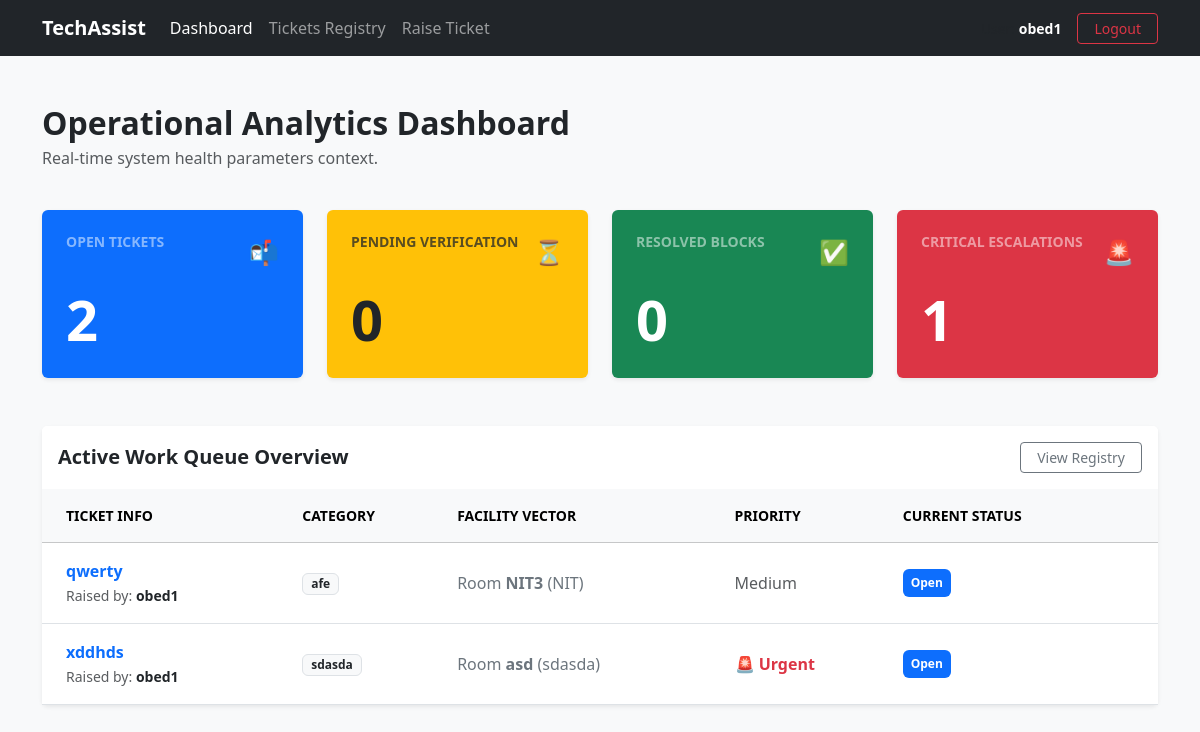
Screenshot of / (signed in) with the database file from the repository.
### tickets/models.py (models this page shows, shortened)
class Ticket(models.Model):
    STATUS_CHOICES = [
        ('OPEN', 'Open'),
        ('IN_PROGRESS', 'In Progress'),
        ('PENDING', 'Pending'),
        ('RESOLVED', 'Resolved'),
        ('CLOSED', 'Closed'),
    ]
    PRIORITY_CHOICES = [
        ('LOW', 'Low'),
        ('MEDIUM', 'Medium'),
        ('HIGH', 'High'),
        ('URGENT', 'Urgent'),
    ]
    title = models.CharField(max_length=250)
    description = models.TextField()
    category = models.CharField(max_length=100)  # Hardware, Network, Software etc.
    building = models.CharField(max_length=100)
    room_number = models.CharField(max_length=50)
    priority = models.CharField(max_length=10, choices=PRIORITY_CHOICES, default='MEDIUM')
    status = models.CharField(max_length=20, choices=STATUS_CHOICES, default='OPEN')
    created_by = models.ForeignKey(User, on_delete=models.CASCADE, related_name='tickets_created')
    assigned_to = models.ForeignKey(User, on_delete=models.SET_NULL, null=True, blank=True, related_name='tickets_assigned')
    created_at = models.DateTimeField(auto_now_add=True)
    updated_at = models.DateTimeField(auto_now=True)

### tickets/views.py (the view)
# urls.py: path('', HomePageView.as_view(), name='home'),
class HomePageView(LoginRequiredMixin, ListView):
    model = Ticket
    template_name = 'home.html'
    context_object_name = 'dashboard_tickets'
    def get_context_data(self, **kwargs):
        context = super().get_context_data(**kwargs)
        user = self.request.user
        if user.is_superuser:
            base_qs = Ticket.objects.all()
        elif hasattr(user, 'profile') and user.profile.role == 'USER':
            base_qs = Ticket.objects.filter(created_by=user)
        elif hasattr(user, 'profile') and user.profile.role == 'TECHNICIAN':
            base_qs = Ticket.objects.filter(assigned_to=user)
        else:
            base_qs = Ticket.objects.all()
        context['open_tickets'] = base_qs.filter(status='OPEN').count()
        context['resolved_tickets'] = base_qs.filter(status='RESOLVED').count()
        context['pending_tickets'] = base_qs.filter(status='PENDING').count()
        context['high_priority_tickets'] = base_qs.filter(priority__in=['HIGH', 'URGENT']).count()
        if user.is_superuser:
            context['dashboard_tickets'] = Ticket.objects.all().order_by('-created_at')[:10]
        else:
            context['dashboard_tickets'] = base_qs.order_by('-created_at')[:5]
        return context

### templates/home.html (shortened to what this page needs)
{% extends 'base.html' %}
{% block content %}
<div class="row mb-4">
    <div class="col-12">
        <h2 class="fw-bold text-dark mb-1">Operational Analytics Dashboard</h2>
        <p class="text-muted">Real-time system health parameters context.</p>
    </div>
</div>
<div class="row g-4 mb-5">
    <div class="col-xl-3 col-md-6">
        <div class="card bg-primary text-white h-100 shadow-sm border-0 transition-hover">
            <div class="card-body p-4 d-flex flex-column justify-content-between" style="min-height: 140px;">
                <div class="d-flex justify-content-between align-items-start">
                    <h6 class="text-uppercase text-white-50 fw-bold small mb-0 tracking-wide">Open Tickets</h6>
                    <span class="fs-4">📬</span>
                </div>
                <h2 class="display-4 fw-bold mb-0 mt-3">{{ open_tickets|default:0 }}</h2>
            </div>
        </div>
    </div>
    <div class="col-xl-3 col-md-6">
        <div class="card bg-warning text-dark h-100 shadow-sm border-0 transition-hover">
            <div class="card-body p-4 d-flex flex-column justify-content-between" style="min-height: 140px;">
                <div class="d-flex justify-content-between align-items-start">
                    <h6 class="text-uppercase text-muted fw-bold small mb-0 tracking-wide">Pending Verification</h6>
                    <span class="fs-4">⏳</span>
                </div>
                <h2 class="display-4 fw-bold mb-0 mt-3">{{ pending_tickets|default:0 }}</h2>
            </div>
        </div>
    </div>
    <div class="col-xl-3 col-md-6">
        <div class="card bg-success text-white h-100 shadow-sm border-0 transition-hover">
            <div class="card-body p-4 d-flex flex-column justify-content-between" style="min-height: 140px;">
                <div class="d-flex justify-content-between align-items-start">
                    <h6 class="text-uppercase text-white-50 fw-bold small mb-0 tracking-wide">Resolved Blocks</h6>
                    <span class="fs-4">✅</span>
                </div>
                <h2 class="display-4 fw-bold mb-0 mt-3">{{ resolved_tickets|default:0 }}</h2>
            </div>
        </div>
    </div>
    <div class="col-xl-3 col-md-6">
        <div class="card bg-danger text-white h-100 shadow-sm border-0 transition-hover">
            <div class="card-body p-4 d-flex flex-column justify-content-between" style="min-height: 140px;">
                <div class="d-flex justify-content-between align-items-start">
                    <h6 class="text-uppercase text-white-50 fw-bold small mb-0 tracking-wide">Critical Escalations</h6>
                    <span class="fs-4">🚨</span>
                </div>
                <h2 class="display-4 fw-bold mb-0 mt-3">{{ high_priority_tickets|default:0 }}</h2>
            </div>
        </div>
    </div>
</div>
<div class="row">
    <div class="col-12">
        <div class="card shadow-sm border-0">
            <div class="card-header bg-white py-3 d-flex justify-content-between align-items-center border-bottom-0">
                <h5 class="mb-0 fw-bold text-dark">Active Work Queue Overview</h5>
                <a href="{% url 'ticket-list' %}" class="btn btn-sm btn-outline-secondary px-3 fw-medium">View Registry</a>
            </div>
            <div class="card-body p-0">
                <div class="table-responsive">
                    <table class="table table-hover align-middle mb-0">
                        <thead class="table-light text-secondary small text-uppercase">
                            <tr>
                                <th class="ps-4 py-3">Ticket Info</th>
                                <th class="py-3">Category</th>
                                <th class="py-3">Facility Vector</th>
                                <th class="py-3">Priority</th>
                                <th class="pe-4 py-3">Current Status</th>
                            </tr>
                        </thead>
                        <tbody>
                            {% for ticket in object_list %}
                            <tr>
                                <td class="ps-4 py-3">
                                    <span class="fw-bold text-primary">{{ ticket.title }}</span><br>
                                    <small class="text-muted">Raised by: <strong class="text-dark">{{ ticket.created_by.username|default:"Anonymous" }}</strong></small>
                                </td>
                                <td class="py-3"><span class="badge bg-light text-dark border px-2 py-1">{{ ticket.category }}</span></td>
                                <td class="py-3 text-secondary">Room <strong>{{ ticket.room_number }}</strong> ({{ ticket.building }})</td>
                                <td class="py-3">
                                    {% if ticket.priority == 'URGENT' or ticket.priority == 'HIGH' %}
                                        <span class="text-danger fw-bold">🚨 {{ ticket.get_priority_display }}</span>
                                    {% else %}
                                        <span class="text-muted">{{ ticket.get_priority_display }}</span>
                                    {% endif %}
                                </td>
                                <td class="pe-4 py-3">
                                    <span class="badge p-2 {% if ticket.status == 'OPEN' %}bg-primary{% elif ticket.status == 'RESOLVED' %}bg-success{% else %}bg-warning text-dark{% endif %}">
                                        {{ ticket.get_status_display }}
                                    </span>
                                </td>
                            </tr>
                            {% empty %}
                            <tr>
                                <td colspan="5" class="text-center text-muted py-5 bg-white">
                                    <p class="mb-0 fs-6">No active context entries discovered matching this role configuration.</p>
                                </td>
                            </tr>
                            {% endfor %}
                        </tbody>
                    </table>
                </div>
            </div>
        </div>
    </div>
</div>
{% endblock %}

### templates/base.html (shortened to what this page needs)
{% load static %}
{% load pwa %}
<!DOCTYPE html>
<html lang="en">
<head>
    <link href="https://cdn.jsdelivr.net/npm/bootstrap@5.3.3/dist/css/bootstrap.min.css" rel="stylesheet">
</head>
<body class="bg-light">
    {% if not block.super and not hide_navbar_block %}
        {% block navbar %}
        <nav class="navbar navbar-expand-lg navbar-dark bg-dark mb-5">
            <div class="container">
                <a class="navbar-brand fw-bold" href="{% url 'home' %}">TechAssist</a>
                <div class="collapse navbar-collapse" id="navbarNav">
                    <ul class="navbar-nav me-auto">
                        <li class="nav-item">
                            <a class="nav-link" href="{% url 'home' %}">Dashboard</a>
                        </li>
                        <li class="nav-item">
                            <a class="nav-link" href="{% url 'ticket-list' %}">Tickets Registry</a>
                        </li>
                        <li class="nav-item">
                            <a class="nav-link" href="{% url 'ticket-create' %}">Raise Ticket</a>
                        </li>
                    </ul>
                    <div class="d-flex align-items-center text-white">
                        {% if user.is_authenticated %}
                            <span class="me-3 small text-muted">User: <strong class="text-white">{{ user.username }}</strong></span>
                            <a href="{% url 'account_logout' %}" class="btn btn-sm btn-outline-danger px-3">Logout</a>
                        {% else %}
                            <a href="{% url 'account_login' %}" class="btn btn-sm btn-primary px-3">Login</a>
                        {% endif %}
                    </div>
                </div>
            </div>
        </nav>
        {% endblock navbar %}
    {% endif %}
    <main class="container">
        {% block content %}
        {% endblock %}
    </main>
</body>
</html>

### rows the page displays
Ticket: title "qwerty", created_by.username "obed1", category "afe", room_number "NIT3", building "NIT", priority "Medium", status "Open"
Ticket: title "xddhds", created_by.username "obed1", category "sdasda", room_number "asd", building "sdasda", priority "Urgent", status "Open"

### other values shown
{{ user.username }} "obed1"
{{ open_tickets|default:0 }} "2"
{{ pending_tickets|default:0 }} "0"
{{ resolved_tickets|default:0 }} "0"
{{ high_priority_tickets|default:0 }} "1"
